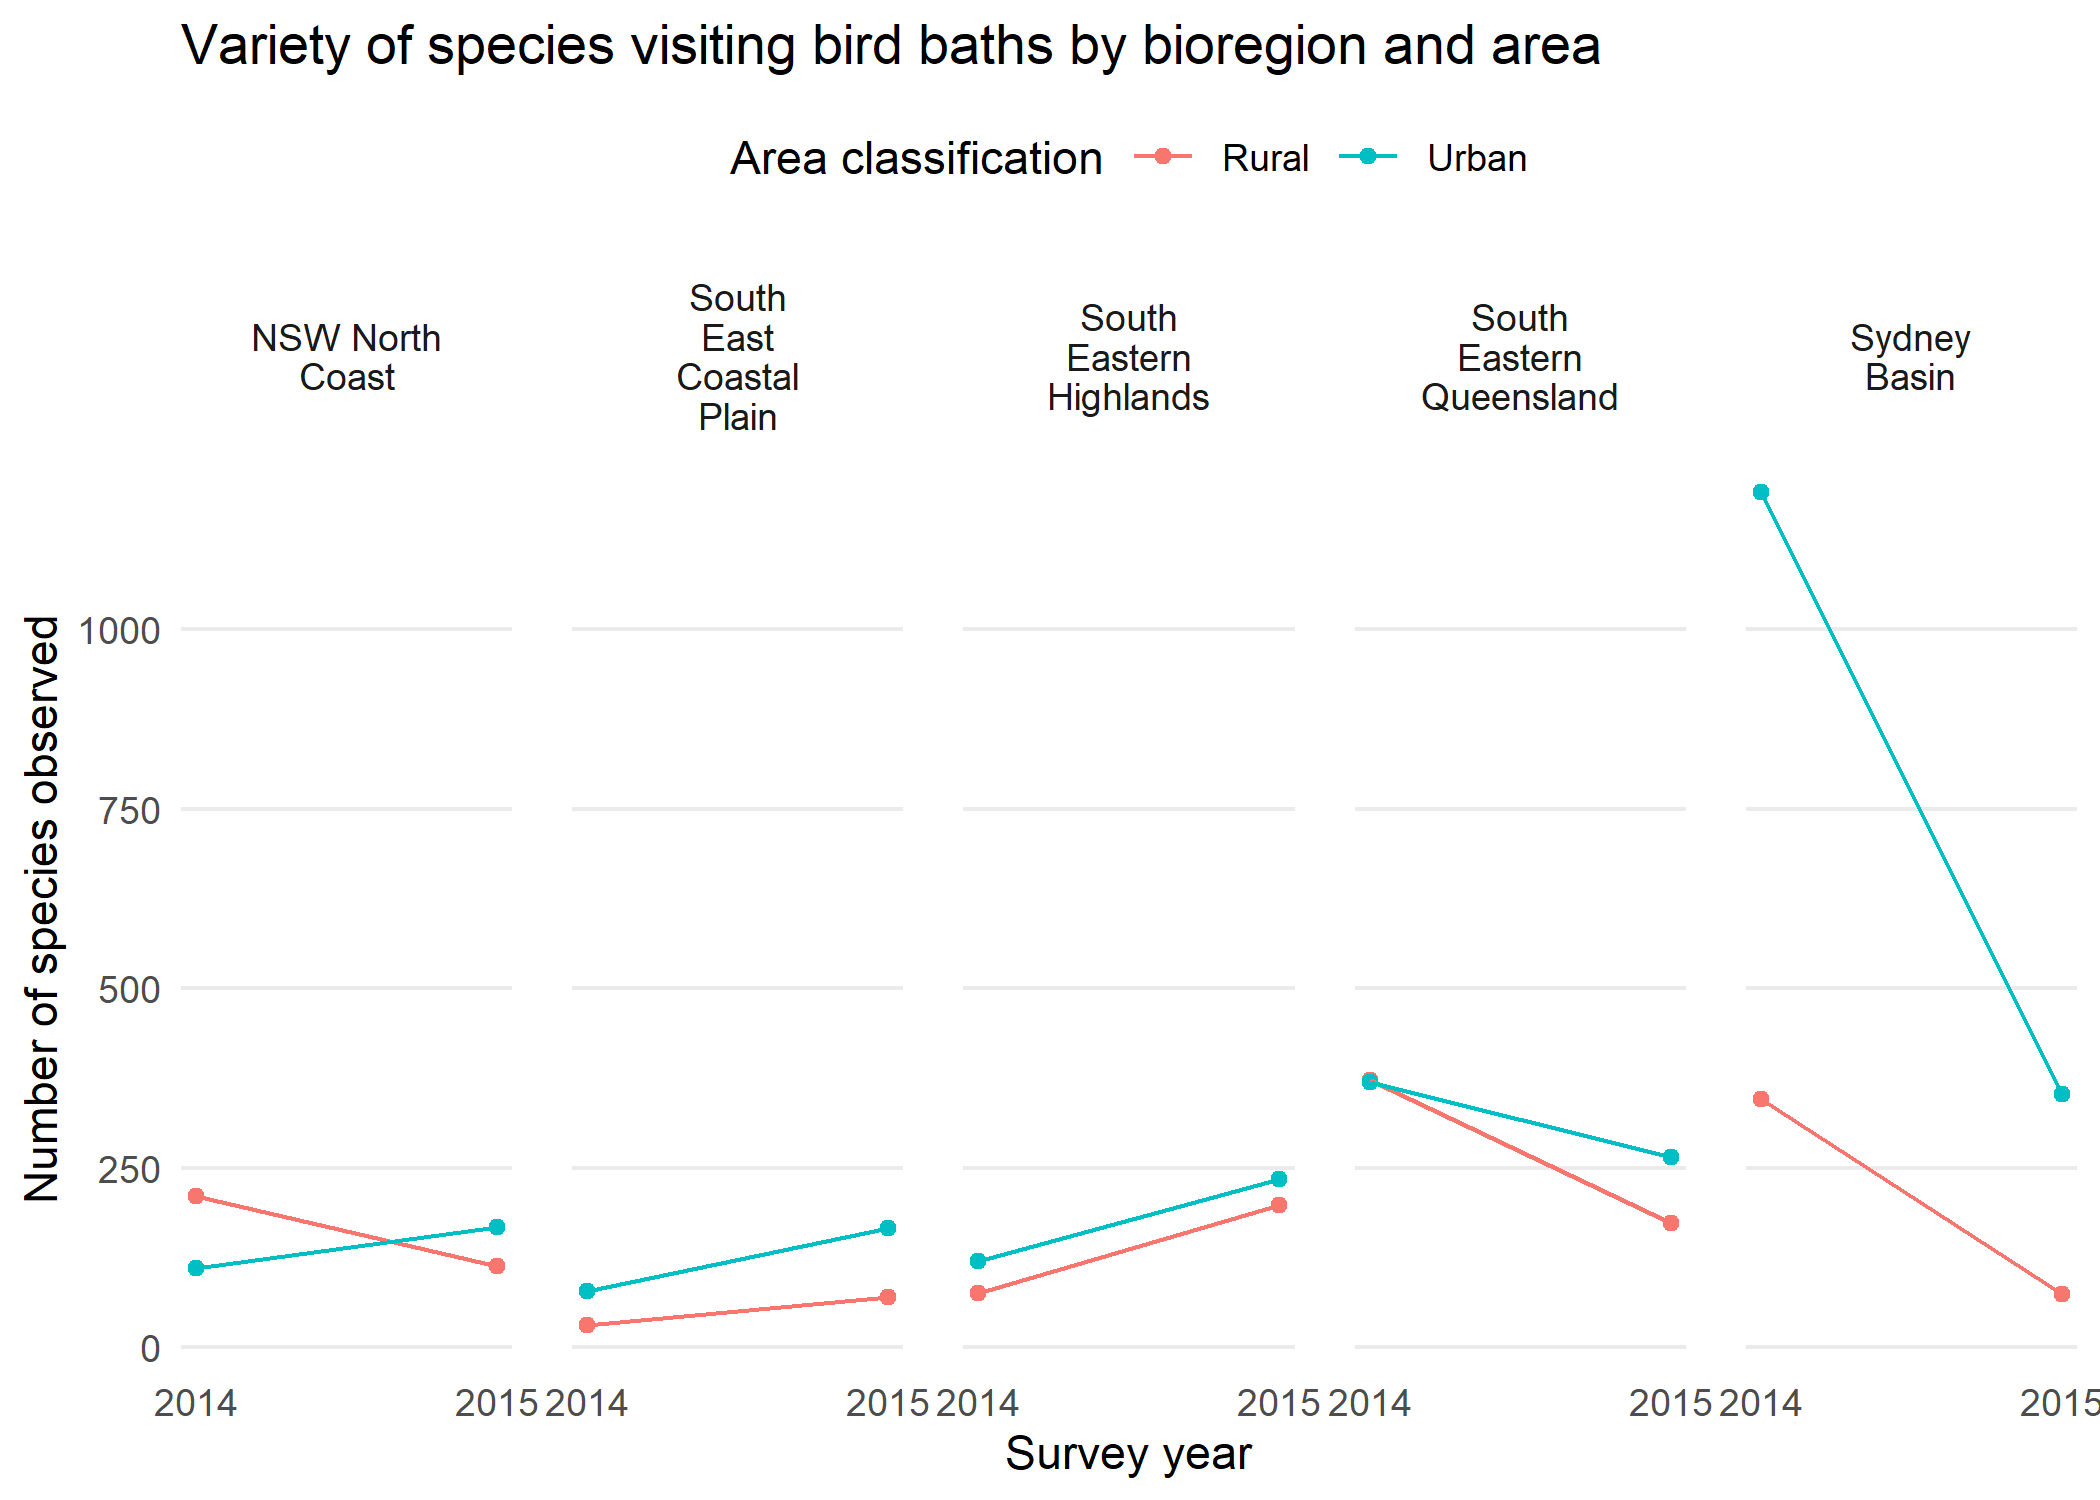

R code for this plot:
### Tidy Tuesday
### AUG 30 2021


library(ggplot2)
library(dplyr)



bird_baths <-
  readr::read_csv(
    'https://raw.githubusercontent.com/rfordatascience/tidytuesday/master/data/2021/2021-08-31/bird_baths.csv'
  )

bird_baths %>%

  filter(complete.cases(.)) %>%

  group_by(survey_year, urban_rural, bioregions) %>%
  summarise(num_species = sum(bird_count)) %>%

  group_by(urban_rural, bioregions) %>%
  filter(n() != 1) %>% # Only consider bioregions with 2014 data

  ungroup() %>%

  ggplot(aes(x = survey_year,
             y = num_species)) +
  geom_point(aes(color = urban_rural)) +
  geom_line(aes(color = urban_rural)) +

  facet_wrap(vars(bioregions),
             nrow = 1,
             labeller = label_wrap_gen(width = 10,
                                       multi_line = TRUE)) +

  theme_minimal() +

  scale_x_continuous(breaks = c(
    min(bird_baths$survey_year, na.rm = TRUE),
    max(bird_baths$survey_year, na.rm = TRUE)
  )) +

  theme(
    legend.position = "top",
    panel.spacing = unit(1, units = "lines"),
    panel.grid.major.x = element_blank(),
    panel.grid.minor = element_blank(),
    plot.background = element_rect(fill = "white", color = "white")
  ) +

  labs(
    x = "Survey year",
    y = "Number of species observed",
    color = "Area classification",
    title = "Variety of species visiting bird baths by bioregion and area"
  )

ggsave("20210830_birdbaths/20210830_birdbaths.png",
       width = 7, height = 5)
